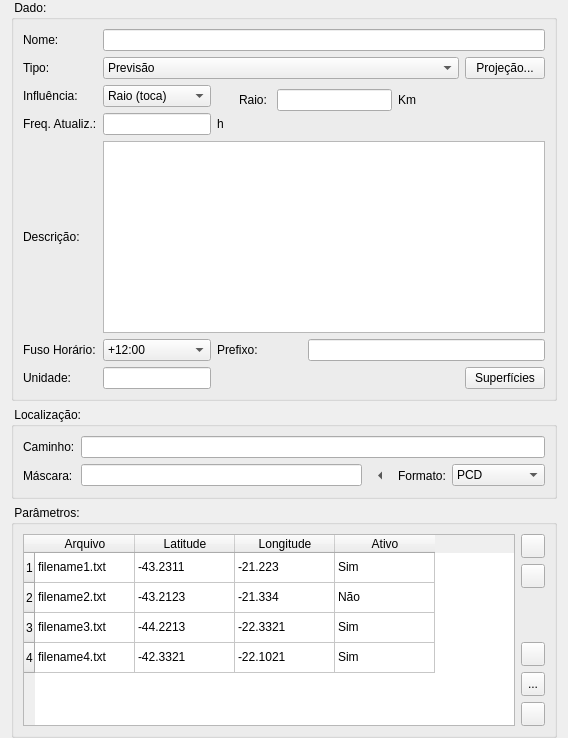
          <widget class="QWidget" name="DataPointPage">
           <layout class="QVBoxLayout">
            <property name="topMargin">
             <number>0</number>
            </property>
            <property name="bottomMargin">
             <number>0</number>
            </property>
            <item>
             <widget class="QGroupBox" name="groupBox_10">
              <property name="title">
               <string> Dado: </string>
              </property>
              <layout class="QGridLayout">
               <item row="0" column="0">
                <widget class="QLabel" name="label_57">
                 <property name="text">
                  <string>Nome:</string>
                 </property>
                </widget>
               </item>
               <item row="0" column="1" colspan="6">
                <widget class="QLineEdit" name="pointFormatDataName"/>
               </item>
               <item row="1" column="0">
                <widget class="QLabel" name="label_58">
                 <property name="text">
                  <string>Tipo:</string>
                 </property>
                </widget>
               </item>
               <item row="1" column="1" colspan="5">
                <widget class="QComboBox" name="pointFormatDataType">
                 <item>
                  <property name="text">
                   <string>Previsão</string>
                  </property>
                 </item>
                 <item>
                  <property name="text">
                   <string>Observação</string>
                  </property>
                 </item>
                 <item>
                  <property name="text">
                   <string>Outros</string>
                  </property>
                 </item>
                </widget>
               </item>
               <item row="1" column="6">
                <widget class="QPushButton" name="projectionPointBtn">
                 <property name="toolTip">
                  <string>&lt;html&gt;&lt;head&gt;&lt;meta name=&quot;qrichtext&quot; content=&quot;1&quot; /&gt;&lt;style type=&quot;text/css&quot;&gt;
p, li { white-space: pre-wrap; }
&lt;/style&gt;&lt;/head&gt;&lt;body style=&quot; font-family:'MS Shell Dlg 2'; font-size:8.25pt; font-weight:400; font-style:normal;&quot;&gt;
&lt;p style=&quot; margin-top:0px; margin-bottom:0px; margin-left:0px; margin-right:0px; -qt-block-indent:0; text-indent:0px;&quot;&gt;Alterar a projeção dos dados&lt;/p&gt;&lt;/body&gt;&lt;/html&gt;</string>
                 </property>
                 <property name="text">
                  <string>Projeção...</string>
                 </property>
                 <property name="icon">
                  <iconset resource="icons.qrc">
                   <normaloff>:/global/icons/PROJECAO.png</normaloff>:/global/icons/PROJECAO.png</iconset>
                 </property>
                </widget>
               </item>
               <item row="2" column="0">
                <widget class="QLabel" name="label_59">
                 <property name="text">
                  <string>Influência:</string>
                 </property>
                </widget>
               </item>
               <item row="2" column="1">
                <widget class="QComboBox" name="pointFormatDataInfluenceCmb">
                 <property name="enabled">
                  <bool>true</bool>
                 </property>
                 <item>
                  <property name="text">
                   <string>Raio (toca)</string>
                  </property>
                 </item>
                 <item>
                  <property name="text">
                   <string>Raio (centro)</string>
                  </property>
                 </item>
                 <item>
                  <property name="text">
                   <string>Região</string>
                  </property>
                 </item>
                </widget>
               </item>
               <item row="2" column="3" rowspan="2" colspan="4">
                <widget class="QStackedWidget" name="pointFormatInfluenceStack">
                 <property name="currentIndex">
                  <number>0</number>
                 </property>
                 <widget class="QWidget" name="page_5">
                  <layout class="QGridLayout">
                   <property name="topMargin">
                    <number>0</number>
                   </property>
                   <property name="bottomMargin">
                    <number>0</number>
                   </property>
                   <item row="0" column="0">
                    <widget class="QLabel" name="label_40">
                     <property name="text">
                      <string>Raio: </string>
                     </property>
                    </widget>
                   </item>
                   <item row="0" column="1">
                    <widget class="QLineEdit" name="pointFormatDataRadius"/>
                   </item>
                   <item row="0" column="2">
                    <widget class="QLabel" name="label_60">
                     <property name="text">
                      <string>Km</string>
                     </property>
                    </widget>
                   </item>
                   <item row="0" column="3">
                    <spacer>
                     <property name="orientation">
                      <enum>Qt::Horizontal</enum>
                     </property>
                     <property name="sizeHint" stdset="0">
                      <size>
                       <width>40</width>
                       <height>20</height>
                      </size>
                     </property>
                    </spacer>
                   </item>
                   <item row="1" column="0" colspan="4">
                    <spacer>
                     <property name="orientation">
                      <enum>Qt::Horizontal</enum>
                     </property>
                     <property name="sizeHint" stdset="0">
                      <size>
                       <width>181</width>
                       <height>20</height>
                      </size>
                     </property>
                    </spacer>
                   </item>
                  </layout>
                 </widget>
                 <widget class="QWidget" name="page_6">
                  <layout class="QGridLayout">
                   <property name="topMargin">
                    <number>0</number>
                   </property>
                   <property name="bottomMargin">
                    <number>0</number>
                   </property>
                   <item row="0" column="0">
                    <widget class="QLabel" name="label_35">
                     <property name="text">
                      <string>Tema: </string>
                     </property>
                    </widget>
                   </item>
                   <item row="0" column="1">
                    <widget class="QComboBox" name="pointFormatDataThemeCmb">
                     <item>
                      <property name="text">
                       <string>Selecione o tema c/ a área de infl.</string>
                      </property>
                     </item>
                    </widget>
                   </item>
                   <item row="1" column="0">
                    <widget class="QLabel" name="label_41">
                     <property name="text">
                      <string>Atributo: </string>
                     </property>
                    </widget>
                   </item>
                   <item row="1" column="1">
                    <widget class="QComboBox" name="pointFormatDataAttributeCmb">
                     <item>
                      <property name="text">
                       <string>Selecione a coluna de ident. das PCDs</string>
                      </property>
                     </item>
                    </widget>
                   </item>
                  </layout>
                 </widget>
                </widget>
               </item>
               <item row="3" column="0">
                <widget class="QLabel" name="label_61">
                 <property name="text">
                  <string>Freq. Atualiz.:</string>
                 </property>
                </widget>
               </item>
               <item row="3" column="1">
                <widget class="QLineEdit" name="pointFormatDataFrequency"/>
               </item>
               <item row="3" column="2">
                <widget class="QLabel" name="label_62">
                 <property name="text">
                  <string>h</string>
                 </property>
                </widget>
               </item>
               <item row="4" column="0">
                <widget class="QLabel" name="label_63">
                 <property name="text">
                  <string>Descrição:</string>
                 </property>
                </widget>
               </item>
               <item row="4" column="1" colspan="6">
                <widget class="QTextEdit" name="pointFormatDataDescription"/>
               </item>
               <item row="5" column="0">
                <widget class="QLabel" name="label_77">
                 <property name="text">
                  <string>Fuso Horário:</string>
                 </property>
                </widget>
               </item>
               <item row="5" column="1">
                <widget class="QComboBox" name="pointFormatDataTimeZoneCmb">
                 <property name="currentIndex">
                  <number>0</number>
                 </property>
                 <item>
                  <property name="text">
                   <string>+12:00</string>
                  </property>
                 </item>
                 <item>
                  <property name="text">
                   <string>+11:00</string>
                  </property>
                 </item>
                 <item>
                  <property name="text">
                   <string>+10:00</string>
                  </property>
                 </item>
                 <item>
                  <property name="text">
                   <string>+09:00</string>
                  </property>
                 </item>
                 <item>
                  <property name="text">
                   <string>+08:00</string>
                  </property>
                 </item>
                 <item>
                  <property name="text">
                   <string>+07:00</string>
                  </property>
                 </item>
                 <item>
                  <property name="text">
                   <string>+06:00</string>
                  </property>
                 </item>
                 <item>
                  <property name="text">
                   <string>+05:00</string>
                  </property>
                 </item>
                 <item>
                  <property name="text">
                   <string>+04:00</string>
                  </property>
                 </item>
                 <item>
                  <property name="text">
                   <string>+03:00</string>
                  </property>
                 </item>
                 <item>
                  <property name="text">
                   <string>+02:00</string>
                  </property>
                 </item>
                 <item>
                  <property name="text">
                   <string>+01:00</string>
                  </property>
                 </item>
                 <item>
                  <property name="text">
                   <string>+00:00</string>
                  </property>
                 </item>
                 <item>
                  <property name="text">
                   <string>-01:00</string>
                  </property>
                 </item>
                 <item>
                  <property name="text">
                   <string>-02:00</string>
                  </property>
                 </item>
                 <item>
                  <property name="text">
                   <string>-03:00</string>
                  </property>
                 </item>
                 <item>
                  <property name="text">
                   <string>-04:00</string>
                  </property>
                 </item>
                 <item>
                  <property name="text">
                   <string>-05:00</string>
                  </property>
                 </item>
                 <item>
                  <property name="text">
                   <string>-06:00</string>
                  </property>
                 </item>
                 <item>
                  <property name="text">
                   <string>-07:00</string>
                  </property>
                 </item>
                 <item>
                  <property name="text">
                   <string>-08:00</string>
                  </property>
                 </item>
                 <item>
                  <property name="text">
                   <string>-09:00</string>
                  </property>
                 </item>
                 <item>
                  <property name="text">
                   <string>-10:00</string>
                  </property>
                 </item>
                 <item>
                  <property name="text">
                   <string>-11:00</string>
                  </property>
                 </item>
                 <item>
                  <property name="text">
                   <string>-12:00</string>
                  </property>
                 </item>
                </widget>
               </item>
               <item row="5" column="2" colspan="2">
                <widget class="QLabel" name="label_79">
                 <property name="text">
                  <string>Prefixo:</string>
                 </property>
                </widget>
               </item>
               <item row="6" column="0">
                <widget class="QLabel" name="label_83">
                 <property name="text">
                  <string>Unidade:</string>
                 </property>
                </widget>
               </item>
               <item row="6" column="1">
                <widget class="QLineEdit" name="pointFormatDataUnit"/>
               </item>
               <item row="5" column="4" colspan="3">
                <widget class="QLineEdit" name="pointFormatDataPrefix"/>
               </item>
               <item row="6" column="6">
                <widget class="QPushButton" name="pointFormatSurfaceConfigBtn">
                 <property name="sizePolicy">
                  <sizepolicy hsizetype="Fixed" vsizetype="Fixed">
                   <horstretch>0</horstretch>
                   <verstretch>0</verstretch>
                  </sizepolicy>
                 </property>
                 <property name="text">
                  <string>Superfícies</string>
                 </property>
                 <property name="icon">
                  <iconset resource="icons.qrc">
                   <normaloff>:/data/icons/surface.png</normaloff>:/data/icons/surface.png</iconset>
                 </property>
                </widget>
               </item>
              </layout>
             </widget>
            </item>
            <item>
             <widget class="QGroupBox" name="groupBox_9">
              <property name="title">
               <string> Localização: </string>
              </property>
              <layout class="QGridLayout">
               <item row="0" column="0">
                <widget class="QLabel" name="pointFormatDataPathLabel">
                 <property name="text">
                  <string>Caminho:</string>
                 </property>
                </widget>
               </item>
               <item row="0" column="1" colspan="4">
                <widget class="QLineEdit" name="pointFormatDataPath"/>
               </item>
               <item row="1" column="0">
                <widget class="QLabel" name="lblPointMask">
                 <property name="text">
                  <string>Máscara:</string>
                 </property>
                </widget>
               </item>
               <item row="1" column="1">
                <widget class="QLineEdit" name="pointFormatDataMask"/>
               </item>
               <item row="1" column="2">
                <widget class="QToolButton" name="filePointMaskBtn">
                 <property name="text">
                  <string/>
                 </property>
                 <property name="autoRaise">
                  <bool>true</bool>
                 </property>
                 <property name="arrowType">
                  <enum>Qt::LeftArrow</enum>
                 </property>
                </widget>
               </item>
               <item row="1" column="3">
                <widget class="QLabel" name="label_52">
                 <property name="text">
                  <string>Formato:</string>
                 </property>
                </widget>
               </item>
               <item row="1" column="4">
                <widget class="QComboBox" name="pointFormatDataFormat">
                 <property name="currentIndex">
                  <number>0</number>
                 </property>
                 <item>
                  <property name="text">
                   <string>PCD</string>
                  </property>
                 </item>
                 <item>
                  <property name="text">
                   <string>Instrumento</string>
                  </property>
                 </item>
                </widget>
               </item>
              </layout>
             </widget>
            </item>
            <item>
             <widget class="QGroupBox" name="pointParamsGbx">
              <property name="title">
               <string> Parâmetros: </string>
              </property>
              <layout class="QHBoxLayout">
               <item>
                <widget class="QTableWidget" name="tblPointPCDFileNameLocation">
                 <property name="contextMenuPolicy">
                  <enum>Qt::CustomContextMenu</enum>
                 </property>
                 <property name="editTriggers">
                  <set>QAbstractItemView::NoEditTriggers</set>
                 </property>
                 <property name="selectionMode">
                  <enum>QAbstractItemView::ExtendedSelection</enum>
                 </property>
                 <property name="selectionBehavior">
                  <enum>QAbstractItemView::SelectRows</enum>
                 </property>
                 <row/>
                 <row/>
                 <row/>
                 <row/>
                 <column>
                  <property name="text">
                   <string>Arquivo</string>
                  </property>
                 </column>
                 <column>
                  <property name="text">
                   <string>Latitude</string>
                  </property>
                 </column>
                 <column>
                  <property name="text">
                   <string>Longitude</string>
                  </property>
                 </column>
                 <column>
                  <property name="text">
                   <string>Ativo</string>
                  </property>
                 </column>
                 <item row="0" column="0">
                  <property name="text">
                   <string>filename1.txt</string>
                  </property>
                 </item>
                 <item row="0" column="1">
                  <property name="text">
                   <string>-43.2311</string>
                  </property>
                 </item>
                 <item row="0" column="2">
                  <property name="text">
                   <string>-21.223</string>
                  </property>
                 </item>
                 <item row="0" column="3">
                  <property name="text">
                   <string>Sim</string>
                  </property>
                 </item>
                 <item row="1" column="0">
                  <property name="text">
                   <string>filename2.txt</string>
                  </property>
                 </item>
                 <item row="1" column="1">
                  <property name="text">
                   <string>-43.2123</string>
                  </property>
                 </item>
                 <item row="1" column="2">
                  <property name="text">
                   <string>-21.334</string>
                  </property>
                 </item>
                 <item row="1" column="3">
                  <property name="text">
                   <string>Não</string>
                  </property>
                 </item>
                 <item row="2" column="0">
                  <property name="text">
                   <string>filename3.txt</string>
                  </property>
                 </item>
                 <item row="2" column="1">
                  <property name="text">
                   <string>-44.2213</string>
                  </property>
                 </item>
                 <item row="2" column="2">
                  <property name="text">
                   <string>-22.3321</string>
                  </property>
                 </item>
                 <item row="2" column="3">
                  <property name="text">
                   <string>Sim</string>
                  </property>
                 </item>
                 <item row="3" column="0">
                  <property name="text">
                   <string>filename4.txt</string>
                  </property>
                 </item>
                 <item row="3" column="1">
                  <property name="text">
                   <string>-42.3321</string>
                  </property>
                 </item>
                 <item row="3" column="2">
                  <property name="text">
                   <string>-22.1021</string>
                  </property>
                 </item>
                 <item row="3" column="3">
                  <property name="text">
                   <string>Sim</string>
                  </property>
                 </item>
                </widget>
               </item>
               <item>
                <layout class="QVBoxLayout">
                 <item>
                  <widget class="QPushButton" name="btnPointPCDInsertFileNameLocation">
                   <property name="sizePolicy">
                    <sizepolicy hsizetype="Fixed" vsizetype="Fixed">
                     <horstretch>0</horstretch>
                     <verstretch>0</verstretch>
                    </sizepolicy>
                   </property>
                   <property name="minimumSize">
                    <size>
                     <width>24</width>
                     <height>24</height>
                    </size>
                   </property>
                   <property name="maximumSize">
                    <size>
                     <width>24</width>
                     <height>24</height>
                    </size>
                   </property>
                   <property name="toolTip">
                    <string>&lt;html&gt;&lt;head&gt;&lt;meta name=&quot;qrichtext&quot; content=&quot;1&quot; /&gt;&lt;style type=&quot;text/css&quot;&gt;
p, li { white-space: pre-wrap; }
&lt;/style&gt;&lt;/head&gt;&lt;body style=&quot; font-family:'MS Shell Dlg 2'; font-size:8.25pt; font-weight:400; font-style:normal;&quot;&gt;
&lt;p style=&quot; margin-top:0px; margin-bottom:0px; margin-left:0px; margin-right:0px; -qt-block-indent:0; text-indent:0px;&quot;&gt;Adicionar ponto&lt;/p&gt;&lt;/body&gt;&lt;/html&gt;</string>
                   </property>
                   <property name="text">
                    <string/>
                   </property>
                   <property name="icon">
                    <iconset resource="../../admin/ui/icons.qrc">
                     <normaloff>:/global/icons/add.png</normaloff>:/global/icons/add.png</iconset>
                   </property>
                  </widget>
                 </item>
                 <item>
                  <widget class="QPushButton" name="btnPointPCDDeleteFileNameLocation">
                   <property name="sizePolicy">
                    <sizepolicy hsizetype="Fixed" vsizetype="Fixed">
                     <horstretch>0</horstretch>
                     <verstretch>0</verstretch>
                    </sizepolicy>
                   </property>
                   <property name="minimumSize">
                    <size>
                     <width>24</width>
                     <height>24</height>
                    </size>
                   </property>
                   <property name="maximumSize">
                    <size>
                     <width>24</width>
                     <height>24</height>
                    </size>
                   </property>
                   <property name="toolTip">
                    <string>&lt;html&gt;&lt;head&gt;&lt;meta name=&quot;qrichtext&quot; content=&quot;1&quot; /&gt;&lt;style type=&quot;text/css&quot;&gt;
p, li { white-space: pre-wrap; }
&lt;/style&gt;&lt;/head&gt;&lt;body style=&quot; font-family:'MS Shell Dlg 2'; font-size:8.25pt; font-weight:400; font-style:normal;&quot;&gt;
&lt;p style=&quot; margin-top:0px; margin-bottom:0px; margin-left:0px; margin-right:0px; -qt-block-indent:0; text-indent:0px; font-size:8pt;&quot;&gt;Remover ponto&lt;/p&gt;&lt;/body&gt;&lt;/html&gt;</string>
                   </property>
                   <property name="text">
                    <string/>
                   </property>
                   <property name="icon">
                    <iconset resource="../../admin/ui/icons.qrc">
                     <normaloff>:/global/icons/remove.png</normaloff>:/global/icons/remove.png</iconset>
                   </property>
                  </widget>
                 </item>
                 <item>
                  <spacer>
                   <property name="orientation">
                    <enum>Qt::Vertical</enum>
                   </property>
                   <property name="sizeHint" stdset="0">
                    <size>
                     <width>24</width>
                     <height>16</height>
                    </size>
                   </property>
                  </spacer>
                 </item>
                 <item>
                  <widget class="QPushButton" name="btnPCDWFSConfiguration">
                   <property name="sizePolicy">
                    <sizepolicy hsizetype="Fixed" vsizetype="Fixed">
                     <horstretch>0</horstretch>
                     <verstretch>0</verstretch>
                    </sizepolicy>
                   </property>
                   <property name="minimumSize">
                    <size>
                     <width>24</width>
                     <height>24</height>
                    </size>
                   </property>
                   <property name="maximumSize">
                    <size>
                     <width>24</width>
                     <height>24</height>
                    </size>
                   </property>
                   <property name="toolTip">
                    <string>&lt;!DOCTYPE HTML PUBLIC &quot;-//W3C//DTD HTML 4.0//EN&quot; &quot;http://www.w3.org/TR/REC-html40/strict.dtd&quot;&gt;
&lt;html&gt;&lt;head&gt;&lt;meta name=&quot;qrichtext&quot; content=&quot;1&quot; /&gt;&lt;style type=&quot;text/css&quot;&gt;
p, li { white-space: pre-wrap; }
&lt;/style&gt;&lt;/head&gt;&lt;body style=&quot; font-family:'MS Shell Dlg 2'; font-size:8.25pt; font-weight:400; font-style:normal;&quot;&gt;
&lt;p style=&quot; margin-top:0px; margin-bottom:0px; margin-left:0px; margin-right:0px; -qt-block-indent:0; text-indent:0px;&quot;&gt;&lt;span style=&quot; font-size:8pt;&quot;&gt;Atributos do layer WFS&lt;/span&gt;&lt;/p&gt;&lt;/body&gt;&lt;/html&gt;</string>
                   </property>
                   <property name="text">
                    <string/>
                   </property>
                   <property name="icon">
                    <iconset resource="icons.qrc">
                     <normaloff>:/global/icons/table.png</normaloff>:/global/icons/table.png</iconset>
                   </property>
                  </widget>
                 </item>
                 <item>
                  <widget class="QToolButton" name="btnPCDInformationPlane">
                   <property name="enabled">
                    <bool>true</bool>
                   </property>
                   <property name="sizePolicy">
                    <sizepolicy hsizetype="Fixed" vsizetype="Fixed">
                     <horstretch>0</horstretch>
                     <verstretch>0</verstretch>
                    </sizepolicy>
                   </property>
                   <property name="minimumSize">
                    <size>
                     <width>24</width>
                     <height>24</height>
                    </size>
                   </property>
                   <property name="maximumSize">
                    <size>
                     <width>24</width>
                     <height>24</height>
                    </size>
                   </property>
                   <property name="toolTip">
                    <string>&lt;html&gt;&lt;head&gt;&lt;meta name=&quot;qrichtext&quot; content=&quot;1&quot; /&gt;&lt;style type=&quot;text/css&quot;&gt;
p, li { white-space: pre-wrap; }
&lt;/style&gt;&lt;/head&gt;&lt;body style=&quot; font-family:'MS Shell Dlg 2'; font-size:8.25pt; font-weight:400; font-style:normal;&quot;&gt;
&lt;p style=&quot; margin-top:0px; margin-bottom:0px; margin-left:0px; margin-right:0px; -qt-block-indent:0; text-indent:0px;&quot;&gt;Importar localização das PCDs&lt;/p&gt;&lt;/body&gt;&lt;/html&gt;</string>
                   </property>
                   <property name="text">
                    <string>...</string>
                   </property>
                   <property name="icon">
                    <iconset resource="icons.qrc">
                     <normaloff>:/data/icons/dado_pontual.png</normaloff>:/data/icons/dado_pontual.png</iconset>
                   </property>
                  </widget>
                 </item>
                 <item>
                  <widget class="QPushButton" name="btnUpdatePcdCollectionRule">
                   <property name="sizePolicy">
                    <sizepolicy hsizetype="Fixed" vsizetype="Fixed">
                     <horstretch>0</horstretch>
                     <verstretch>0</verstretch>
                    </sizepolicy>
                   </property>
                   <property name="minimumSize">
                    <size>
                     <width>24</width>
                     <height>24</height>
                    </size>
                   </property>
                   <property name="maximumSize">
                    <size>
                     <width>24</width>
                     <height>24</height>
                    </size>
                   </property>
                   <property name="toolTip">
                    <string>Editar regra de coleta</string>
                   </property>
                   <property name="text">
                    <string/>
                   </property>
                   <property name="icon">
                    <iconset resource="../../admin/ui/icons.qrc">
                     <normaloff>:/global/icons/config_new.png</normaloff>:/global/icons/config_new.png</iconset>
                   </property>
                  </widget>
                 </item>
                </layout>
               </item>
              </layout>
             </widget>
            </item>
           </layout>
          </widget>
